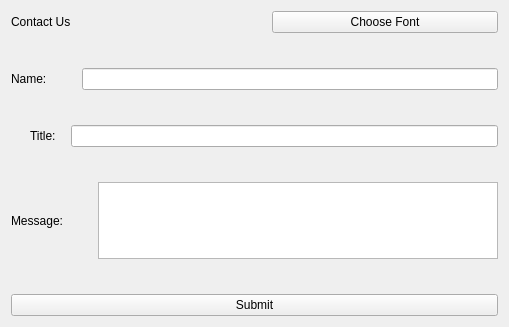
<?xml version="1.0" encoding="UTF-8"?>
<ui version="4.0">
 <class>Widget</class>
 <widget class="QWidget" name="Widget">
  <property name="geometry">
   <rect>
    <x>0</x>
    <y>0</y>
    <width>509</width>
    <height>327</height>
   </rect>
  </property>
  <property name="windowTitle">
   <string>Widget</string>
  </property>
  <layout class="QVBoxLayout" name="verticalLayout_2">
   <item>
    <layout class="QVBoxLayout" name="verticalLayout">
     <property name="spacing">
      <number>35</number>
     </property>
     <item>
      <layout class="QHBoxLayout" name="horizontalLayout">
       <item>
        <widget class="QLabel" name="label">
         <property name="styleSheet">
          <string notr="true">font: 12pt &quot;Century Gothic&quot;;</string>
         </property>
         <property name="text">
          <string>Contact Us</string>
         </property>
        </widget>
       </item>
       <item>
        <widget class="QPushButton" name="pushButton">
         <property name="text">
          <string>Choose Font</string>
         </property>
        </widget>
       </item>
      </layout>
     </item>
     <item>
      <layout class="QHBoxLayout" name="horizontalLayout_2">
       <item>
        <widget class="QLabel" name="label_2">
         <property name="styleSheet">
          <string notr="true">font: 12pt &quot;Century Gothic&quot;;</string>
         </property>
         <property name="text">
          <string>Name:</string>
         </property>
        </widget>
       </item>
       <item>
        <widget class="QLineEdit" name="lineEdit"/>
       </item>
      </layout>
     </item>
     <item>
      <layout class="QHBoxLayout" name="horizontalLayout_3">
       <property name="spacing">
        <number>15</number>
       </property>
       <property name="leftMargin">
        <number>19</number>
       </property>
       <item>
        <widget class="QLabel" name="label_3">
         <property name="styleSheet">
          <string notr="true">font: 12pt &quot;Century Gothic&quot;;</string>
         </property>
         <property name="text">
          <string>Title:</string>
         </property>
        </widget>
       </item>
       <item>
        <widget class="QLineEdit" name="lineEdit_2"/>
       </item>
      </layout>
     </item>
     <item>
      <layout class="QHBoxLayout" name="horizontalLayout_4">
       <item>
        <widget class="QLabel" name="label_4">
         <property name="styleSheet">
          <string notr="true">font: 12pt &quot;Century Gothic&quot;;</string>
         </property>
         <property name="text">
          <string>Message:</string>
         </property>
        </widget>
       </item>
       <item>
        <widget class="QTextEdit" name="textEdit"/>
       </item>
      </layout>
     </item>
     <item>
      <widget class="QPushButton" name="pushButton_2">
       <property name="text">
        <string>Submit</string>
       </property>
      </widget>
     </item>
    </layout>
   </item>
  </layout>
 </widget>
 <resources/>
 <connections/>
</ui>
